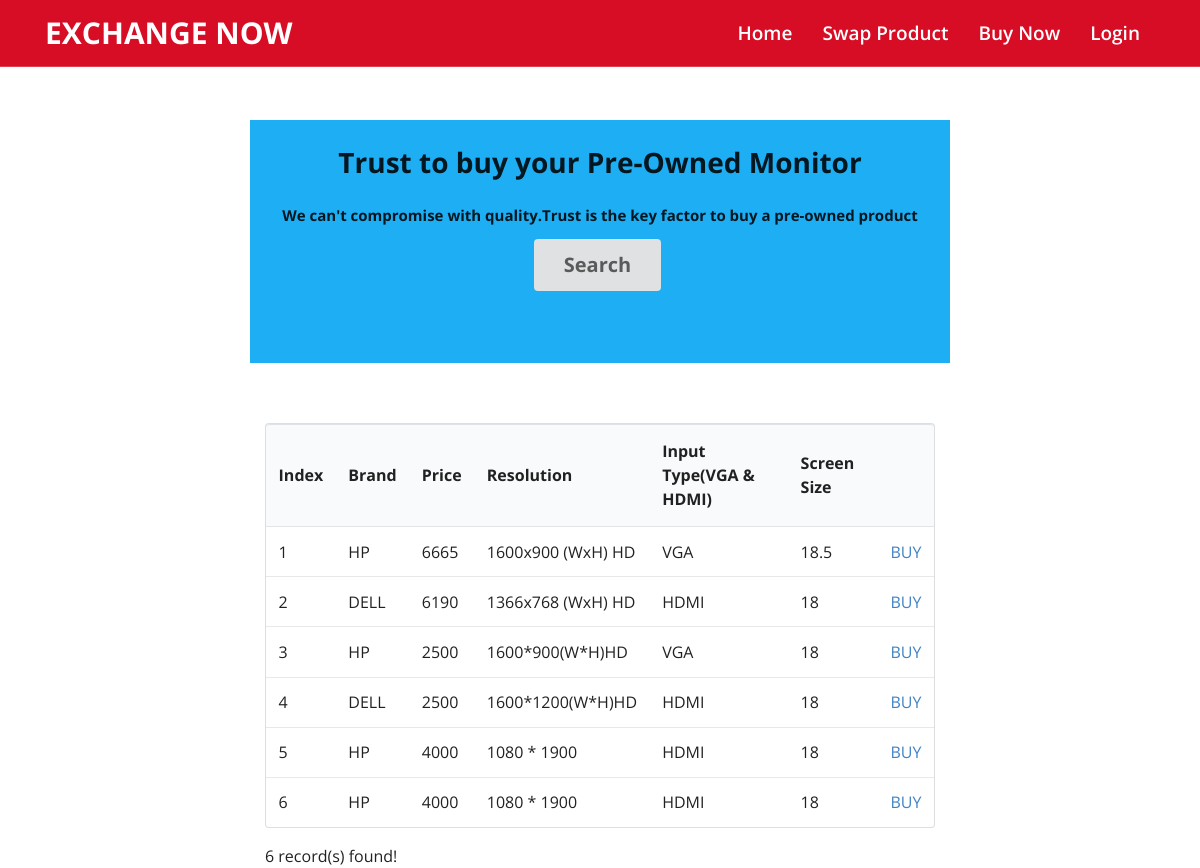
Page /exchange/buynow/used_monitor.php on the committed database.
### tables this page shows
CREATE TABLE `monitor` (
  `MONITOR_ID` int(20) NOT NULL,
  `MONITOR_NAME` varchar(30) DEFAULT NULL,
  `MONITOR_PRICE` int(11) DEFAULT NULL,
  `RESOLUTION` varchar(30) DEFAULT NULL,
  `INPUT_TYPE` varchar(20) DEFAULT NULL,
  `SCREEN_SIZE` double NOT NULL,
  `MONITOR_CATAGORY` int(11) NOT NULL
);

### exchange/buynow/used_monitor.php (the view, shortened to what this page needs)
<!DOCTYPE html>
<html>
<head>
  <link rel="stylesheet" href="../css/fontawesome.css">
  <link rel="stylesheet" href="../css/owl.carousel.min.css">
  <link rel="stylesheet" href="../css/bootstrap.min.css">
  <link rel="stylesheet" href="../css/style.css">
  <link rel="stylesheet" href="../css/responsive.css">
  <link rel="stylesheet" href="../css/semantic.min.css">
   <?php require_once('../db_config.php'); ?>
</head>
<body>
<header class="header fixed-top">
  <div class="container">
    <nav class="navbar navbar-expand-lg navbar-light">
       <a class="navbar-brand" href="../index.php"></span>Exchange Now</a>
      <div class="collapse navbar-collapse" id="collapsibleNavbar">
        <ul class="navbar-nav ml-auto">
         <li class="nav-item">
           <a class="nav-link active" href="../index.php"> Home</a>
         </li>
          <li class="nav-item">
           <a class="nav-link active" href="../customersell.html"> Swap Product</a>
         </li>
         <li class="nav-item">
           <a class="nav-link active" href="../buynow.php"> Buy Now</a>
         </li>
         <li class="nav-item">
           <a class="nav-link active" href="../login.php"> Login</a>
         </li>
       </ul>
      </div>
    </nav>
  </div>
</header>
<br>
<br>
<br><br>
<br><br>
</body>
<body>
  <div class="ui text container" style ="text-align: center; background-color: #1eaef4; padding: 2% ">
     <h1> Trust to buy your Pre-Owned Monitor</h1>
     <h4> We can't compromise with quality.Trust is the key factor to buy a pre-owned product</h4>
     <div>
  <button class="ui white huge button" onclick=toggle_searchbar()> Search </button>
    </div>
    <br><br>
</div>
<br><br><br>
<?php
    $conn = new mysqli($servername, $username, $password, $dbname);
    $query = "SELECT * FROM `monitor` WHERE MONITOR_CATAGORY = 0";
    if ($result = $conn->query($query)) {
      printf('<div class="ui text container">');
      printf('<table class="ui unstackable table">');
      printf("<thead> <tr> <th>Index</th> <th>Brand</th> <th>Price</th> <th>Resolution</th> <th>Input Type(VGA & HDMI)</th> <th>Screen Size</th> <th></th> </tr> </thead>");
      $index = 1;
        while ($row = $result->fetch_assoc()) {
            printf ('<tr> <td>%s</td> <td>%s</td> <td>%s</td> <td>%s</td> <td>%s</td> <td>%s</td> <td><a href=a href="../payment.php?price=%s">BUY</a> </td>
              </tr>', $index, $row["MONITOR_NAME"], $row["MONITOR_PRICE"], $row["RESOLUTION"], $row["INPUT_TYPE"], $row["SCREEN_SIZE"], $row["MONITOR_PRICE"]);
            $index++;
        }
        printf("</table>");
        printf("%d record(s) found!<br>", $result->num_rows);
      printf('</div>');
    }
    else
    {
      printf("No record found!");
    }
  ?>
</body>
</html>

### exchange/css/style.css (style rules this page uses)
* { margin: 0; padding: 0; outline: none; }
a { text-decoration: none!important; }
.header { border-bottom: 1px solid rgba(255,255,255,.2); background-color: #d70d25; }
.header .navbar { padding: 0; }
.header .navbar.navbar-light .navbar-brand { font-size: 30px; font-weight: 700; text-transform: uppercase; color: #ffffff; }
.header .navbar #collapsibleNavbar .nav-item .nav-link { color: #ffffff; font-size: 19px; text-transform: capitalize; font-weight: 600; padding: 20px 15px 20px; line-height: 26px; opacity: 0.6; }
.header .navbar #collapsibleNavbar .nav-item .nav-link.active { opacity: 1; }

### rows in the picture
monitor: MONITOR_NAME "HP", MONITOR_PRICE "6665", RESOLUTION "1600x900 (WxH) HD", INPUT_TYPE "VGA", SCREEN_SIZE "18.5"
monitor: MONITOR_NAME "DELL", MONITOR_PRICE "6190", RESOLUTION "1366x768 (WxH) HD", INPUT_TYPE "HDMI", SCREEN_SIZE "18"
monitor: MONITOR_NAME "HP", MONITOR_PRICE "2500", RESOLUTION "1600*900(W*H)HD", INPUT_TYPE "VGA", SCREEN_SIZE "18"
monitor: MONITOR_NAME "DELL", MONITOR_PRICE "2500", RESOLUTION "1600*1200(W*H)HD", INPUT_TYPE "HDMI", SCREEN_SIZE "18"
monitor: MONITOR_NAME "HP", MONITOR_PRICE "4000", RESOLUTION "1080 * 1900", INPUT_TYPE "HDMI", SCREEN_SIZE "18"
monitor: MONITOR_NAME "HP", MONITOR_PRICE "4000", RESOLUTION "1080 * 1900", INPUT_TYPE "HDMI", SCREEN_SIZE "18"

### other values in the picture
$result->num_rows "6"
